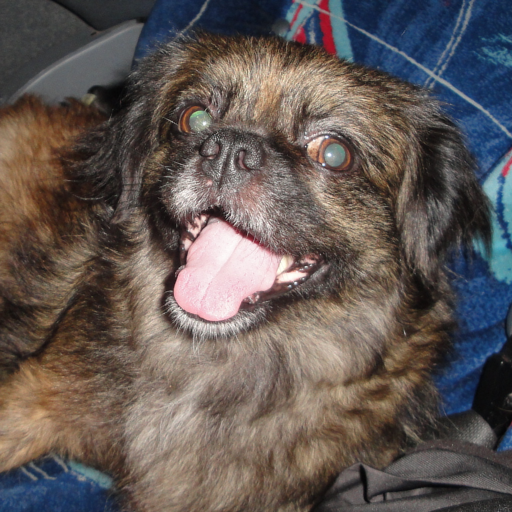
#> input picture pdi/01-09-2023-practica-opencv/chicky_512.png, 512 x 512 px, found by its file name
$ jupyter execute masks.ipynb
#> lines starting #> are read from the running program, lines starting #| are printed output that depends on the picture
[cell 1]
import cv2 as cv
import numpy as np
import matplotlib.pyplot as plt

[cell 2]
img = cv.imread("../images/chicky_512.png")[:,:,::-1]
plt.imshow(img)

[cell 3]
mask = np.zeros_like(img)
mask[50:450, 150:450] = 255
plt.imshow(np.hstack((img, mask)))
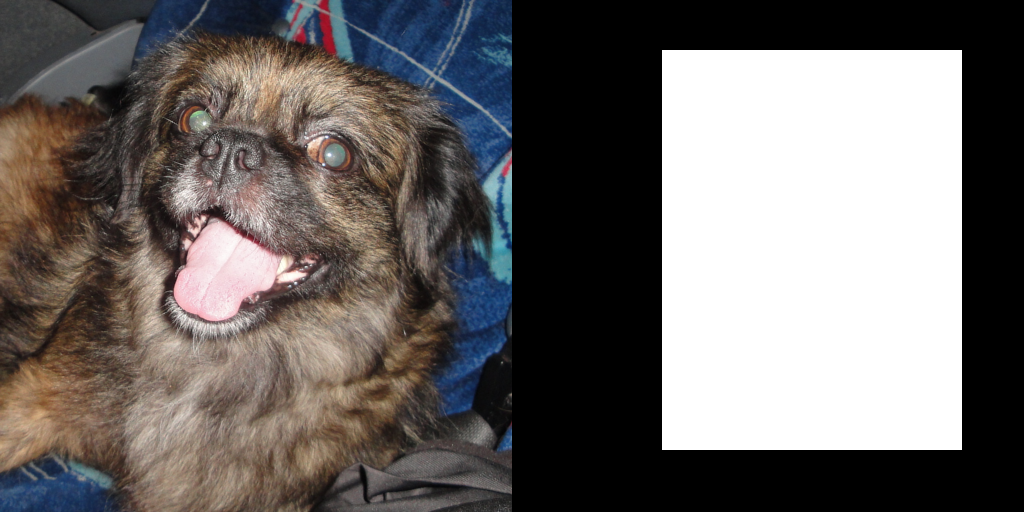
#> shown: shape (512, 1024, 3); mean R, G, B 107.6, 102.9, 101.3

[cell 4]
plt.imshow(mask & img)
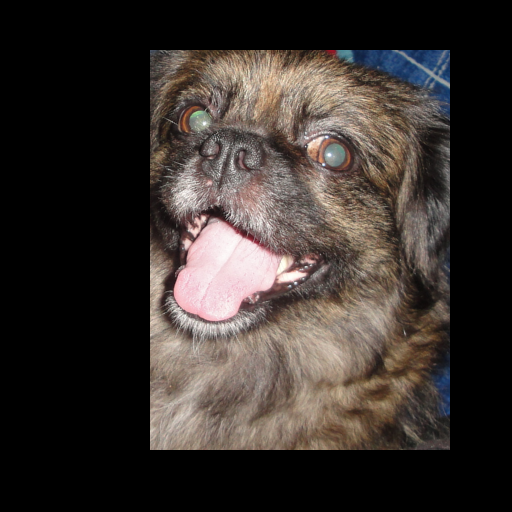
#> shown: shape (512, 512, 3); mean R, G, B 56.6, 49.6, 45.8

[cell 5]
for n, i in enumerate(["r", "g", "b"]):
    histograma = cv.calcHist([img], [n], mask[:,:,0], [256], [0, 256])
    plt.plot(histograma, i)
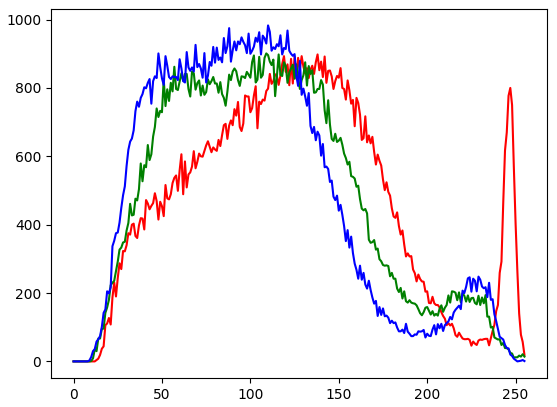
#> figure drawn by matplotlib, 1 panel; curve peaks at x = 138, y = 898; curve peaks at x = 109, y = 901; curve peaks at x = 110, y = 983

$ run again, with pdi/01-09-2023-practica-opencv/prueba_opencv.png copied over pdi/01-09-2023-practica-opencv/chicky_512.png
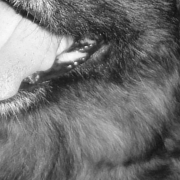
#> input picture pdi/01-09-2023-practica-opencv/prueba_opencv.png, 180 x 180 px, found by its file name
#> img is the input picture: shape (180, 180, 3); min 18, max 250, mean 114.1
#> `[cell 4] plt.imshow(mask & img)`:
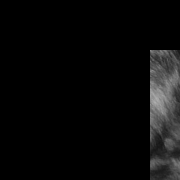
#> shown: shape (180, 180, 3); min 0, max 174, mean 9.7
#> `[cell 5] for n, i in enumerate(["r", "g", "b"]): histograma = cv.calcH..`:
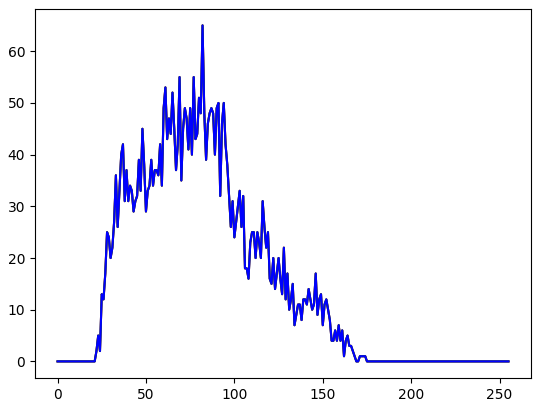
#> figure drawn by matplotlib, 1 panel; curve peaks at x = 82, y = 65; curve peaks at x = 82, y = 65; curve peaks at x = 82, y = 65
